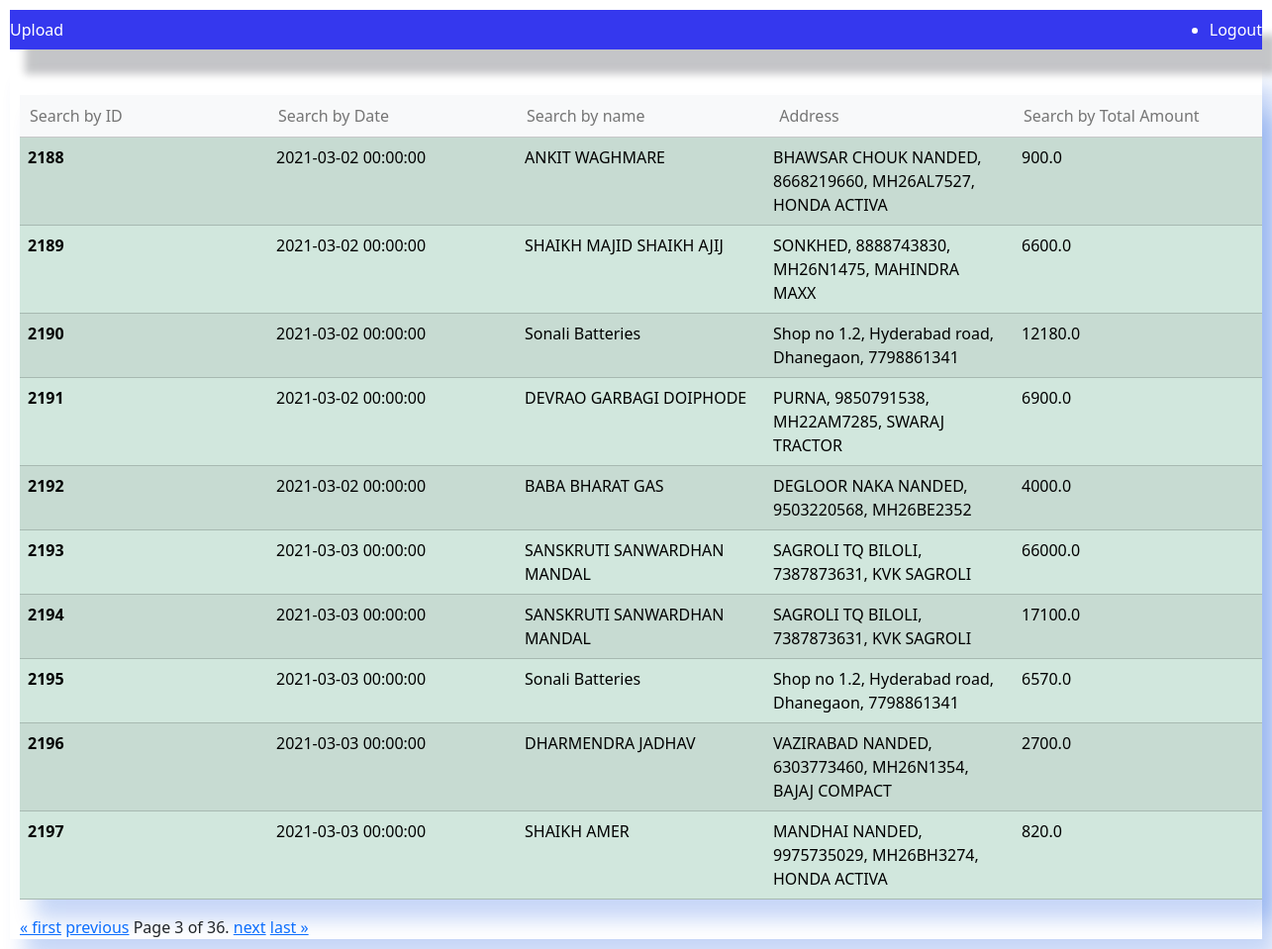
/home/?page=3 (signed in), run on the app's committed database.
### uploadfile/models.py (models this page shows, shortened)
class Buyerdata(models.Model):
  date =  models.CharField(max_length=200)
  buyer = models.CharField(max_length=200)
  address = models.CharField(max_length=200)
  total_amount = models.CharField(max_length=200)

### uploadfile/views.py (the view)
# urls.py: 2. Add a URL to urlpatterns:  path('', views.home, name='home')
@login_required(login_url='/login/')
def home(request):
        users = Buyerdata.objects.all()
        search_query = request.GET.get('search')
        uname = request.GET.get('name')
        address = request.GET.get('address')
        total = request.GET.get('Total')
        ID = request.GET.get('ID')
        datee = request.GET.get('date')
        if search_query:
            users = users.filter(address__icontains=address)
            context = {'users': users}
            return render(request, 'home.html', context)
        elif search_query:
            users = users.filter(address__icontains=address)
            context = {'users': users}
            return render(request, 'home.html', context)
        elif total:
            users = users.filter(total_amount__icontains=total)
            context = {'users': users}
            return render(request, 'home.html', context)
        elif ID:
            users = users.filter(id__icontains=ID)
            context = {'users': users}
            return render(request, 'home.html', context)
        elif datee:
            users = users.filter(date__icontains=datee)
            context = {'users': users}
            return render(request, 'home.html', context)
        elif uname:
            users = users.filter(buyer__icontains=uname)
            context = {'users': users}
            return render(request, 'home.html', context)
        user_list = Buyerdata.objects.all()
        paginator = Paginator(user_list, 10)  # Show 10 users per page
        page = request.GET.get('page')
        users = paginator.get_page(page)
        context = {'users': users}
        return render(request, 'home.html', context)

### uploadfile/templates/home.html (shortened to what this page needs)
<!DOCTYPE html>
<html>
<head>
    <link href="https://cdn.jsdelivr.net/npm/bootstrap@5.3.1/dist/css/bootstrap.min.css" rel="stylesheet">
<ul class="navbar" style="background-color: #3538ee; box-shadow: 15px 25px 8px #0008133b;">
    <li class="nav-item" style="color:white">
      <a class="nav-link active  " aria-current="page" href="/">Upload</a>
    </li>
    <li class="nav-item" style="color:white">
      <a class="nav-link active" aria-current="page" href="/logout">Logout</a>
    </li>
  </ul>
</head>
<body style="padding: 10px">
    <form method="get" action=""  style="padding-left: 10px;padding-right: 10px; box-shadow: 15px 20px 20px #0f50dd3b;">
        <table class="table table-success table-striped" style="padding-left: 10px;padding-right: 10px; box-shadow: 15px 20px 20px #0f50dd3b;" >
            <thead class="table-light">
              <tr>
                <th scope="col" ><input type="text" name="ID" style="background-color: transparent; border: transparent;"      placeholder="Search by ID"  value="{{ request.GET.search }}">
                </th>
                <th scope="col"><input type="text" name="date"  style="background-color: transparent; border: transparent;"   placeholder="Search by Date" value="{{ request.GET.search }}">
                </th>
                <th scope="col"><input type="text" name="name" style="background-color: transparent; border: transparent;"    placeholder="Search by name" value="{{ request.GET.search }}">
                </th>
                <th scope="col"><input type="text" name="address"  style="background-color: transparent; border: transparent;"   placeholder=" Address" value="{{ request.GET.address }}">
                </th>
                <th scope="col"><input type="text" name="Total"  style="background-color: transparent; border: transparent;"     placeholder="Search by Total Amount" value="{{ request.GET.search }}">
                </th>
              </tr>
            </thead>
          </form>
            <tbody>
                {% for user in users %}
                <tr>
                  <th scope="row">{{user.id}}</th>
                  <td> {{ user.date }}</td>
                  <td> {{ user.buyer }} </td>
                  <td>{{ user.address }} </td>
                  <td> {{ user.total_amount }}</td>
                </tr>
                {% endfor %}
  </body>
  </html>
  <div class="pagination">
    <span class="step-links">
        {% if users.has_previous %}
            <a href="?page=1">&laquo; first</a>
            <a href="?page={{ users.previous_page_number }}">previous</a>
        {% endif %}
        <span class="current-page">
            Page {{ users.number }} of {{ users.paginator.num_pages }}.
        </span>
        {% if users.has_next %}
            <a href="?page={{ users.next_page_number }}">next</a>
            <a href="?page={{ users.paginator.num_pages }}">last &raquo;</a>
        {% endif %}
    </span>
</div>
</body>
</html>

### data on the page
Buyerdata: id "2188", date "2021-03-02 00:00:00", buyer "ANKIT WAGHMARE", address "BHAWSAR CHOUK NANDED, 8668219660, MH26AL7527, HONDA ACTIVA", total_amount "900.0"
Buyerdata: id "2189", date "2021-03-02 00:00:00", buyer "SHAIKH MAJID SHAIKH AJIJ", address "SONKHED, 8888743830, MH26N1475, MAHINDRA MAXX", total_amount "6600.0"
Buyerdata: id "2190", date "2021-03-02 00:00:00", buyer "Sonali Batteries", address "Shop no 1.2, Hyderabad road, Dhanegaon, 7798861341", total_amount "12180.0"
Buyerdata: id "2191", date "2021-03-02 00:00:00", buyer "DEVRAO GARBAGI DOIPHODE", address "PURNA, 9850791538, MH22AM7285, SWARAJ TRACTOR", total_amount "6900.0"
Buyerdata: id "2192", date "2021-03-02 00:00:00", buyer "BABA BHARAT GAS", address "DEGLOOR NAKA NANDED, 9503220568, MH26BE2352", total_amount "4000.0"
Buyerdata: id "2193", date "2021-03-03 00:00:00", buyer "SANSKRUTI SANWARDHAN MANDAL", address "SAGROLI TQ BILOLI, 7387873631, KVK SAGROLI", total_amount "66000.0"
Buyerdata: id "2194", date "2021-03-03 00:00:00", buyer "SANSKRUTI SANWARDHAN MANDAL", address "SAGROLI TQ BILOLI, 7387873631, KVK SAGROLI", total_amount "17100.0"
Buyerdata: id "2195", date "2021-03-03 00:00:00", buyer "Sonali Batteries", address "Shop no 1.2, Hyderabad road, Dhanegaon, 7798861341", total_amount "6570.0"
Buyerdata: id "2196", date "2021-03-03 00:00:00", buyer "DHARMENDRA JADHAV", address "VAZIRABAD NANDED, 6303773460, MH26N1354, BAJAJ COMPACT", total_amount "2700.0"
Buyerdata: id "2197", date "2021-03-03 00:00:00", buyer "SHAIKH AMER", address "MANDHAI NANDED, 9975735029, MH26BH3274, HONDA ACTIVA", total_amount "820.0"

### other printed values
{{ users.number }} "3"
{{ users.paginator.num_pages }} "36"
